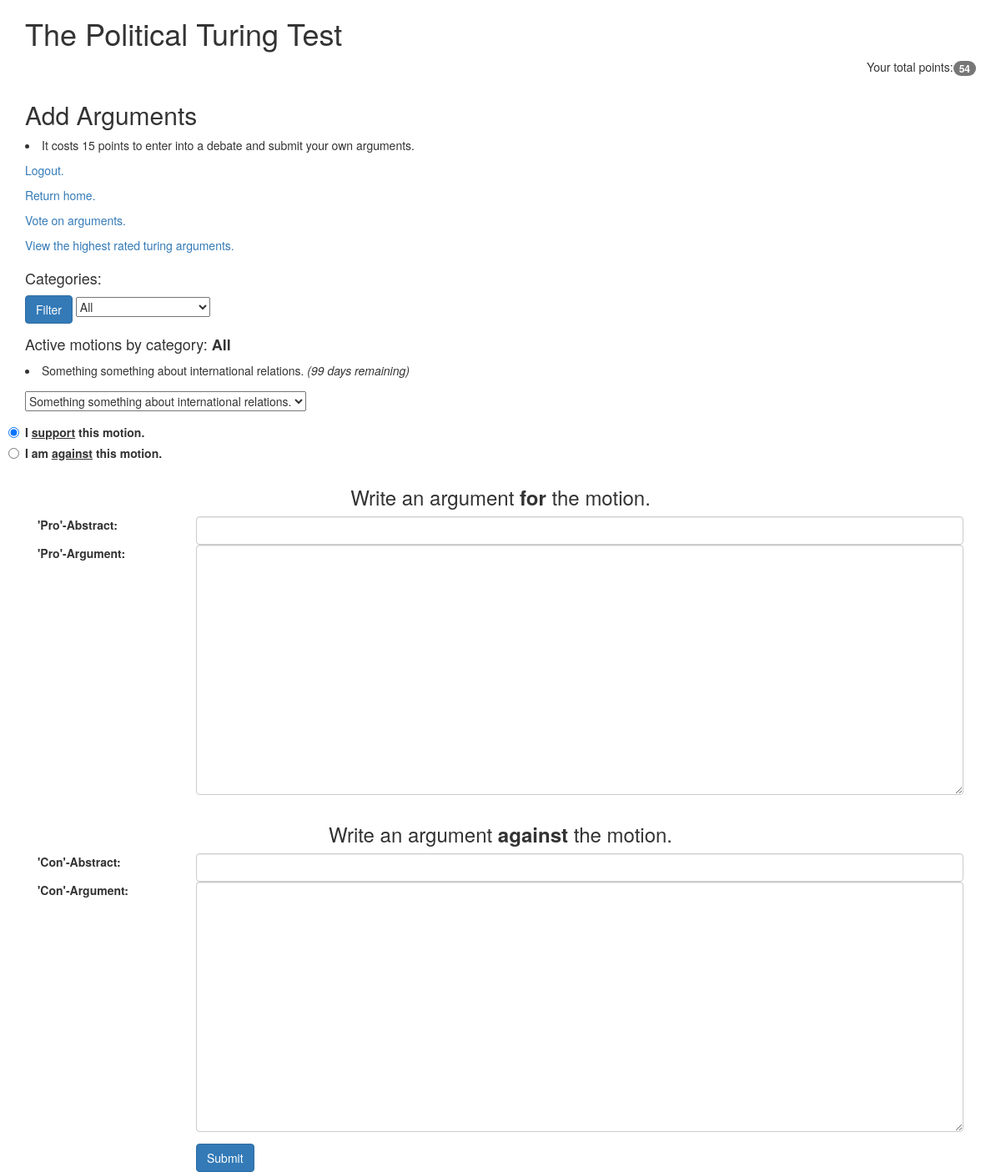
The app's page /arguments (signed in) with its own data.
### models.py (models this page shows, shortened)
class Topic(db.Model):
    __tablename__ = "topics"
    id = db.Column(db.Integer, primary_key=True)
    category = db.Column(db.String, nullable=False)
    topic = db.Column(db.String, nullable=False)
    author_id = db.Column(db.Integer, ForeignKey('users.id'))
    created_date = db.Column(db.Date, default=datetime.date.today)
    status = db.Column(db.Boolean, nullable=False)
    def days_left(self):
        days_remaining = 100 - (datetime.date.today() - self.created_date).days
        if days_remaining > 1 and self.status == True:
            return "{int} days remaining".format(int = days_remaining)
        elif days_remaining == 1 and self.status == True:
            return "*1 day remaining*"
        else:
            return "Closed on {close_date}".format(close_date = self.created_date - datetime.timedelta(days = 10))

### app.py (the view, shortened to what this page needs)
@app.route('/arguments', methods=['POST','GET'])
@login_required
def add_arguments():
    user_points = get_user_points()
    update_topic_status()
    category_filter = request.args.get('category_value', 'all')
    categories = db.session.query(Topic.category).distinct()
    user_motions = Motion.query.filter_by(user_id = session['user_id']).all()
    user_topics = [motion.topic_id for motion in user_motions]
    print user_topics
    if category_filter == 'all':
        motions = db.session.query(Topic).filter(~ Topic.id.in_(user_topics), Topic.status == True)
        category_header = "All"
    else:
        motions = db.session.query(Topic).filter(~ Topic.id.in_(user_topics), Topic.category == category_filter, Topic.status == True)
        category_header = category_filter
    topics = db.session.query(func.count(Topic.id)).filter_by(status = True).all()[0][0]
    active_user_topics = db.session.query(Topic.id).filter(Topic.id.in_(user_topics), Topic.status == True)
    active_user_topic_ids = [id[0] for id in active_user_topics]
    randnum = random.choice(active_user_topic_ids)
    form = ArgumentsForm()
    return render_template('arguments.html', form=form, category_header = category_header, categories=categories, motions=motions, randnum=randnum, user_points=user_points)

### forms.py
class ArgumentsForm(Form):
    pro_abstract = StringField(
        'Pro abstract',
        validators=[DataRequired(), Length(min=15, max=300)],
    )
    pro_argument = TextAreaField(
        'Pro argument',
        validators=[DataRequired(), Length(min=80, max=650)],
    )
    con_abstract = StringField(
        'Con abstract',
        validators=[DataRequired(), Length(min=15, max=300)],
    )
    con_argument = TextAreaField(
        'Con argument',
        validators=[DataRequired(), Length(min=80, max=650)],
    )

### app.py (called while the page is built)
def login_required(f):
    @wraps(f)
    def wrap(*args, **kwargs):
        if 'logged_in' in session:
            return f(*args, **kwargs)
        else:
            flash('You need to login first.')
            return redirect(url_for('login'))
    return wrap

def get_user_points():
    user = User.query.filter_by(id=session['user_id'])
    return int(user[0].points)

def update_topic_status():
    active_topics = db.session.query(Topic).filter_by(status = True).all()
    for topic in active_topics:
        if "Closed" in topic.days_left():
            updated_topic = Topic.query.get(topic.id)
            updated_topic.status = False
            db.session.commit()

### templates/arguments.html (shortened to what this page needs)
<html>
  <head>
    <link href="static/bootstrap.min.css" rel="stylesheet" media="screen">
  </head>
  <body>
    <div class="container">
      <h1>The Political Turing Test</h1>
      {% if session['logged_in'] %}
      <p align="right">
        Your total points:<span class="badge">{{ user_points }}</span></a><br>
      </p>
      {% endif %}
    </div>
    <div class="container">
      <h2>Add Arguments</h2>
      <li>It costs 15 points to enter into a debate and submit your own arguments. </li>
    </div>
    <div class="container">
    </div>
    <div class="container">
      <p><a href="/logout">Logout.</a></p>
      <p><a href="/">Return home.</a></p>
      <p><a href="/voting/{{ randnum }}">Vote on arguments.</a></p>
      <p><a href="/turingarguments/topic/{{ randnum }}/topscoring">View the highest rated turing arguments.</a></p>
    </div>
    <div class="container">
      <form action="" method="get">
        <h4>Categories:</h4>
        <div class="form-group">
          <button class="btn btn-primary" type="submit">Filter</button>
          <select name="category_value">
            <option value="all">All</option>
          </select>
        </div>
      </form>
      <form class="form-signin" role="form" action="" method="post">
        <div class="form-group">
          <h4>Active motions by category: <strong>{{ category_header }}</strong></h4>
          {% for motion in motions %}
          <li>{{ motion.topic }} <i>({{ motion.days_left() }})</i></li>
          {% endfor %}
        </div>
        <div class="form-group">
          <select name="motion_value">
            {% for motion in motions %}
            <option value="{{ motion.topic }}">{{ motion.topic }}</option>
            {% endfor %}
          </select>
        </div>
        <label class="radio">
          <input type="radio" name="user_stance" id="optionsRadios1" value="pro" checked>
          I <u>support</u> this motion.
        </label>
        <label class="radio">
          <input type="radio" name="user_stance" id="optionsRadios2" value="con">
          I am <u>against</u> this motion.
         </label>
        <div class="form-group argument-box clearfix">
          <h3 class="argument-box-header">Write an argument <strong>for</strong> the motion.</h3>
          <label for="title" class="col-sm-2 control-label">'Pro'-Abstract:</label>
          <div class="col-sm-10">
            {{ form.pro_abstract(class_="form-control") }}
          </div>
          <label for="Content" class="col-sm-2 control-label">'Pro'-Argument:</label>
          <div class="col-sm-10">
            {{ form.pro_argument(class="form-control", **{'style':'height: 300px;'}) }}
          </div>
        </div>
        <div class="form-group argument-box clearfix">
          <h3 class="argument-box-header">Write an argument <strong>against</strong> the motion.</h3>
          <label for="title" class="col-sm-2 control-label">'Con'-Abstract:</label>
          <div class="col-sm-10">
            {{ form.con_abstract(class_="form-control") }}
          </div>
          <label for="Content" class="col-sm-2 control-label">'Con'-Argument:</label>
          <div class="col-sm-10">
            {{ form.con_argument(class="form-control", **{'style':'height: 300px;'}) }}
          </div>
        </div>
        <div class="form-group">
          <div class="col-sm-offset-2 col-sm-10">
            <button class="btn btn-primary" type="submit">Submit</button>
          </div>
        </div>
      </form>
    </div>
  </body>
</html>

### templates/arguments.html (style rules this page uses)
.argument-box { margin-bottom: 1em; }
.argument-box-header { text-align: center; }

### records on screen
Topic: topic "Something something about international relations.", days_left "99 days remaining"

### other values on screen
{{ user_points }} "54"
{{ category_header }} "All"
form field motion_value "Something something about international relations."
